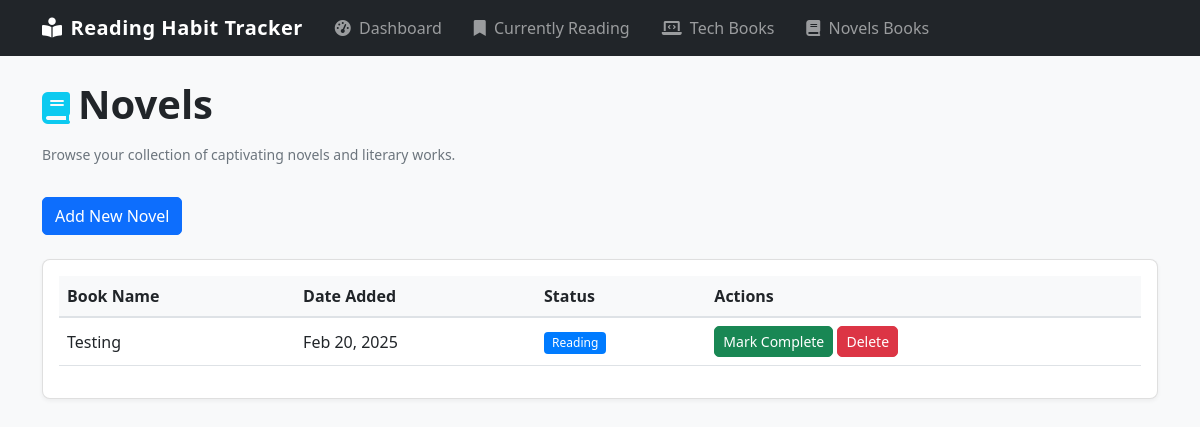
The app's page /novels/, older data.
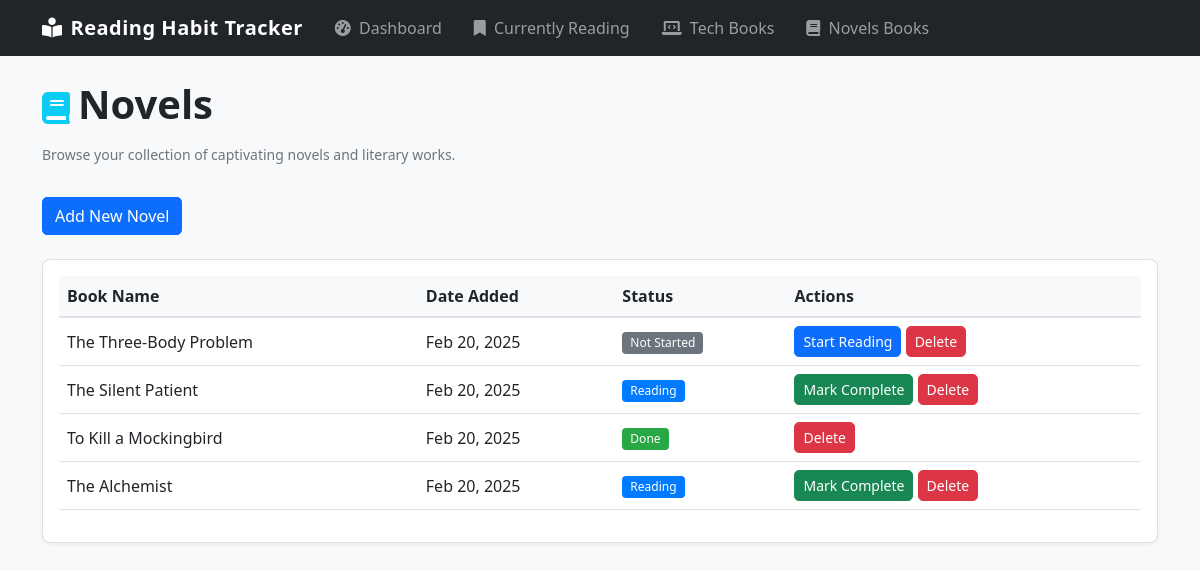
The same page, newer data.
### tracker_app/models.py (models this page shows, shortened)
class Book(models.Model):
    CATEGORY_CHOICES = [
        ('TECH', 'Tech Book'),
        ('NOVEL', 'Novel'),
    ]
    STATUS_CHOICES = [
        ('READING', 'Reading'),
        ('DONE', 'Done'),
        ('NOT_STARTED', 'Not Started'),
    ]
    name = models.CharField(max_length=200)
    category = models.CharField(max_length=5, choices=CATEGORY_CHOICES)
    date_added = models.DateField(auto_now_add=True)
    status = models.CharField(max_length=11, choices=STATUS_CHOICES, default='NOT_STARTED')

### tracker_app/views.py (the view)
# urls.py: path('novels/', views.novel_books, name='novel_books'),
def novel_books(request):
    books = Book.objects.filter(category='NOVEL').order_by('-date_added')
    return render(request, 'novel_books.html', {'books': books})

### templates/novel_books.html (shortened to what this page needs)
{% extends 'base.html' %}
{% block content %}
<div class="row mb-4">
    <div class="col">
        <div class="d-flex align-items-center mb-2">
            <i class="fas fa-book fa-2x text-info me-2"></i>
            <h1 class="fw-bold">Novels</h1>
        </div>
        <p class="text-muted">Browse your collection of captivating novels and literary works.</p>
        <a href="{% url 'add_novel_book' %}" class="btn btn-primary mt-3">Add New Novel</a>
    </div>
</div>
<div class="row">
    <div class="col">
        <div class="card">
            <div class="card-body">
                <div class="table-responsive">
                    <table class="table">
                        <thead>
                            <tr>
                                <th>Book Name</th>
                                <th>Date Added</th>
                                <th>Status</th>
                                <th>Actions</th>
                            </tr>
                        </thead>
                        <tbody>
                            {% for book in books %}
                            <tr>
                                <td>{{ book.name }}</td>
                                <td>{{ book.date_added|date:"M d, Y" }}</td>
                                <td>
                                    <span class="badge
                                    {% if book.status == 'READING' %}bg-primary
                                    {% elif book.status == 'DONE' %}bg-success
                                    {% else %}bg-secondary{% endif %}">
                                        {{ book.get_status_display }}
                                    </span>
                                </td>
                                <td>
                                    {% if book.status == 'NOT_STARTED' %}
                                    <form method="post" action="{% url 'update_book_status' book.id %}" style="display: inline;">
                                        <button type="submit" class="btn btn-sm btn-primary">Start Reading</button>
                                    </form>
                                    {% elif book.status == 'READING' %}
                                    <form method="post" action="{% url 'update_book_status' book.id %}" style="display: inline;">
                                        <button type="submit" class="btn btn-sm btn-success">Mark Complete</button>
                                    </form>
                                    {% endif %}
                                    <form method="post" action="{% url 'delete_book' book.id %}" style="display: inline;">
                                        <button type="submit" class="btn btn-sm btn-danger" onclick="return confirm('Are you sure you want to delete this book?');">Delete</button>
                                    </form>
                                </td>
                            </tr>
                            {% empty %}
                            <tr>
                                <td colspan="4" class="text-center">No novels yet. <a href="{% url 'add_novel_book' %}">Add one?</a></td>
                            </tr>
                            {% endfor %}
                        </tbody>
                    </table>
                </div>
            </div>
        </div>
    </div>
</div>
{% endblock %}

Row changes from the older to the newer data that the page shows:
removed Book: name "Testing", date_added "Feb 20, 2025", status "Reading", shows "Mark Complete"
added Book: name "The Three-Body Problem", date_added "Feb 20, 2025", status "Not Started", shows "Start Reading"
added Book: name "The Silent Patient", date_added "Feb 20, 2025", status "Reading", shows "Mark Complete"
added Book: name "To Kill a Mockingbird", date_added "Feb 20, 2025", status "Done"
added Book: name "The Alchemist", date_added "Feb 20, 2025", status "Reading", shows "Mark Complete"
